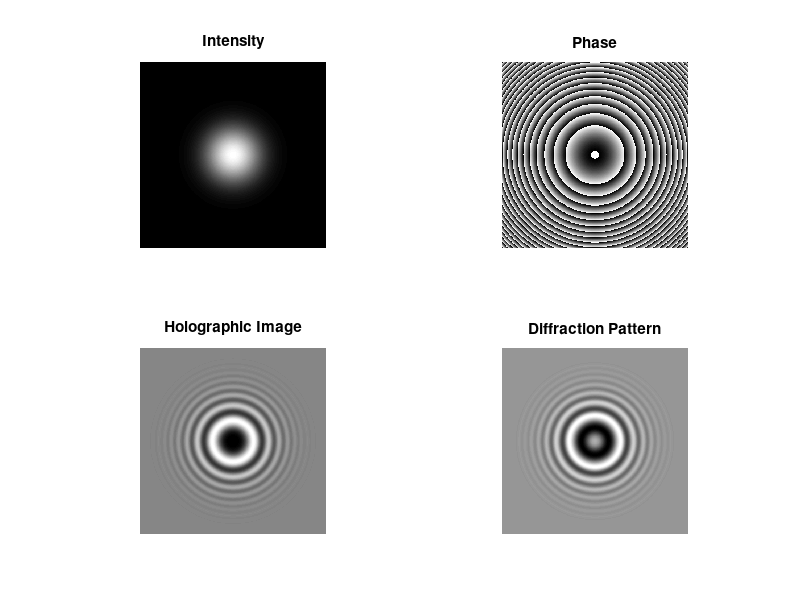
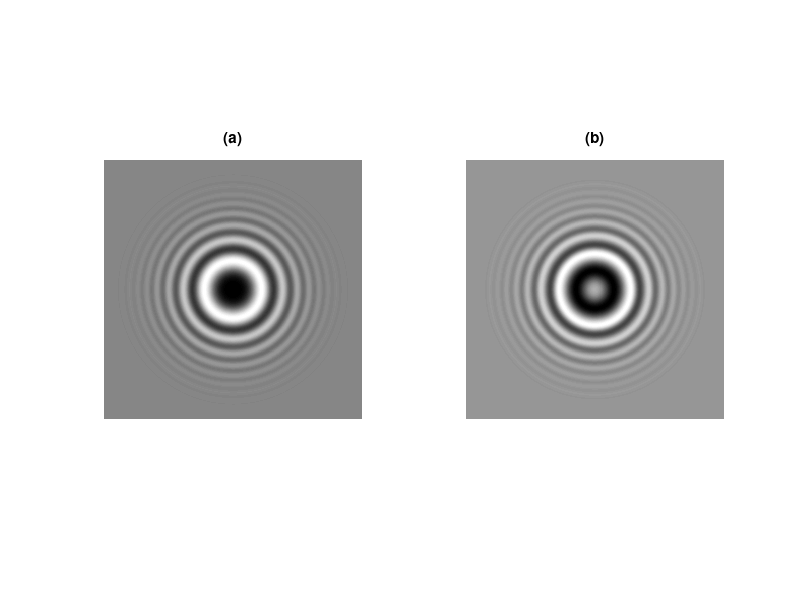

MATLAB code for these plots, in order: (Note: this script raises an error after producing the figures.)
clearvars;  close all; clc;
N = 512;
E0 = 1;
lambda = 632.8e-9;
z = 0.15;
k = 2*pi/lambda;
w0 = 50e-6;
zr = pi*w0^2/lambda;
w = w0*sqrt(1+ (z/zr)^2);
R = z*(1 + (zr/z))^2;
side_length = 0.003;
delta = side_length/N;
x = -side_length/2 + delta/2:delta:side_length/2 - delta/2;
y = -side_length/2 + delta/2:delta:side_length/2 - delta/2;
[X, Y] = meshgrid(x,y);


gaussian_beam = E0*(w0./w).*exp(-(X.^2 + Y.^2)/w^2).*exp(1i*(k*z - atan(z/zr) + k*(X.^2 + Y.^2)/(2*R)));
plane_wave = 4*(min(min(abs(gaussian_beam)))+ max(max(abs(gaussian_beam)))); %ones(N,N)*exp(i*k*pi*0.15);
 I = abs(gaussian_beam + plane_wave).^2;

figure(1);
subplot(2,2,1);
imshow(abs(gaussian_beam).^2,[]);
title('Intensity');
subplot(2,2,2);
a1 = angle(gaussian_beam);
a1 = mat2gray(a1);
imshow(a1);
title('Phase');
subplot(2,2,3);
imshow(I,[]);
title('Holographic Image');
subplot(2,2,4);
a2 = angle(gaussian_beam + plane_wave);
a2 = mat2gray(a2);
imshow(a2);
title('Diffraction Pattern');

figure(2);
subplot(1,2,1);
imshow(I,[]);
title('(a)');
subplot(1,2,2);
imshow(a2,[]);
title('(b)');



 I = I./abs(plane_wave).^2 - 1;
% %I = I - plane_wave.*conj(gaussian_beam);
 I = (I).*conj(plane_wave);

prop = Propagator(N,lambda,side_length,0.18);
prop2 = Propagator(N,lambda,side_length,0.15);
%I = abs(ifft2(ifftshift(fftshift(fft2(gaussian_beam)).*prop))).^2;

I_fft = fft2(I);
I_fft = fftshift(I_fft);

rec1 = ifft2(ifftshift(I_fft.*(prop)));
rec1 = abs(rec1).^2;
rec_fft = fftshift(fft2(rec1));
 rec = ifft2(ifftshift(rec_fft.*conj(prop2)));
 rec_int = mat2gray(abs(rec).^2); 

figure(3);
subplot(1,2,1);
imshow((rec_int),[]);
title('Intensity');
a3 = angle(rec);
a3 = mat2gray(a3);
subplot(1,2,2);
imshow(a3,[]);
title('Phase');
% 
% 
% % figure(4);
% % subplot(1,2,1);
% % imshow(abs(rec_1).^2,[]);
% % title('Intensity');
% % a4 = angle(rec_1);
% % a4 = mat2gray(a4);
% % subplot(1,2,2);
% % imshow(a4);
% % title('Phase');
% 


function [out] = FT2Dc(in)
[Nx Ny] = size(in);
f1 = zeros(Nx,Ny);
for ii = 1:Nx
    for jj = 1:Ny
         f1(ii,jj) = exp(i*pi*(ii + jj));
    end
end
FT = fft2(f1.*in);
out = f1.*FT;

end

function [out] = IFT2Dc(in)
[Nx Ny] = size(in);
f1 = zeros(Nx,Ny);
for ii = 1:Nx
    for jj = 1:Ny
        f1(ii, jj) = exp(-i*pi*(ii + jj));
    end
end
FT = ifft2(f1.*in);
out = f1.*FT;
end




function [p] =  Propagator(N,lambda,area,z)
    p = zeros(N,N);
    
    for ii = 1:N
        for jj = 1:N
            alpha = lambda*(ii -N/2 -1)/area;
            beta = lambda*(jj - N/2 -1)/area;
            if ((alpha^2 + beta^2) <= 1)
                p(ii,jj) = exp(-2*pi*1i*z*sqrt(1 - alpha^2 - beta^2)/lambda);
            end
        end
    end
end
